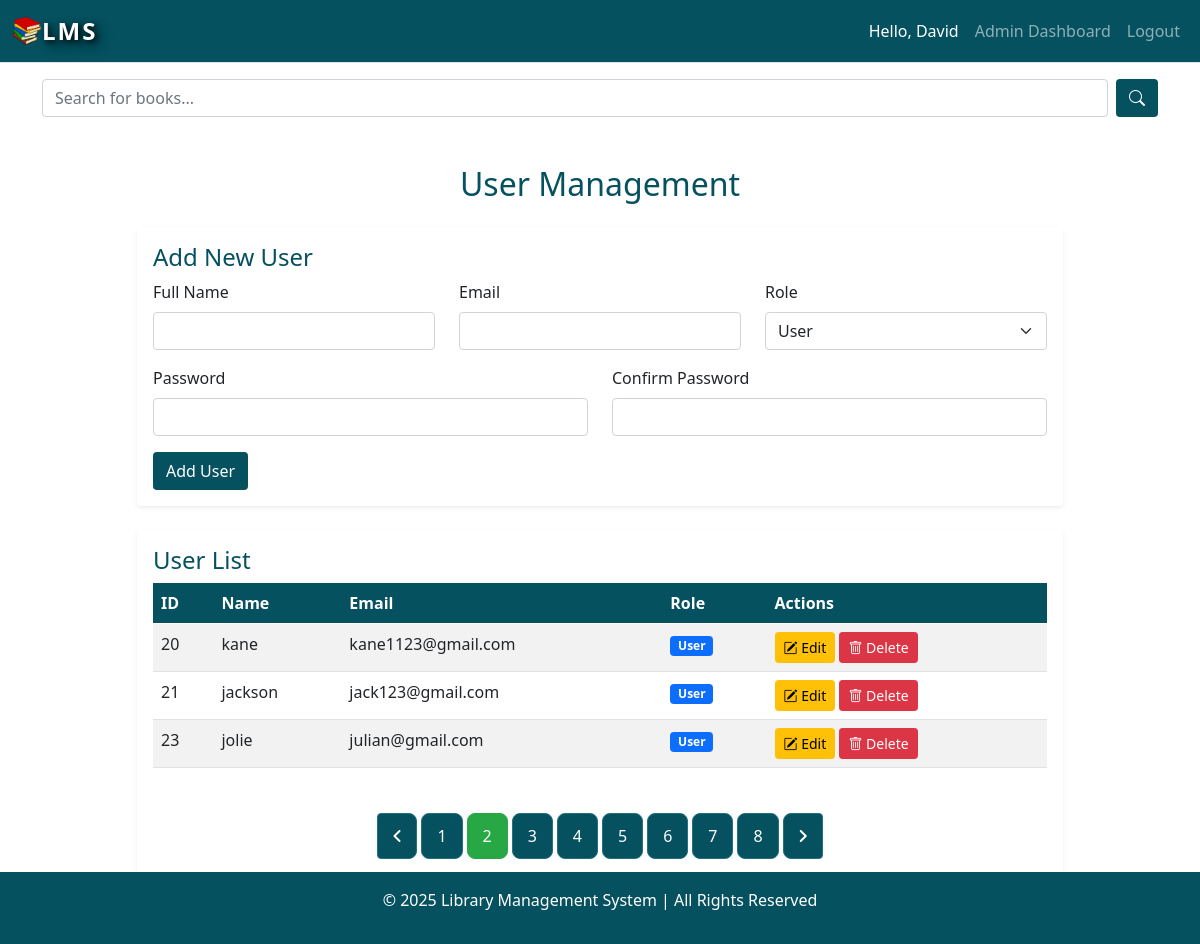
Screenshot of /public/admin/users?page=2 (signed in) with the database file from the repository.
### tables this page shows
CREATE TABLE `users` (
  `id` int(11) NOT NULL,
  `name` varchar(100) NOT NULL,
  `email` varchar(150) NOT NULL,
  `password` varchar(255) NOT NULL,
  `role` enum('admin','user') DEFAULT 'user',
  `created_at` timestamp NOT NULL DEFAULT current_timestamp()
);

### app/controllers/Admin.php (called while the page is built, shortened)
<?php
require_once dirname(__DIR__) . "/models/User.php";
class Admin
{
    public function users()
    {
        $userModel = new User();
        $itemsPerPage = 3;
        $currentPage = isset($_GET['page']) ? (int)$_GET['page'] : 1;
        $offset = ($currentPage - 1) * $itemsPerPage;
        $users = $userModel->getPaginatedUsers($itemsPerPage, $offset);
        $totalUsers = $userModel->getTotalUsers();
        $totalPages = ceil($totalUsers / $itemsPerPage);
        $this->view("admin/users", [
            "users" => $users,
            "totalPages" => $totalPages,
            "currentPage" => $currentPage
        ]);
    }
}
?>

### app/core/App.php (called while the page is built, shortened)
<?php
class App
{
    private $method = 'index';
    private function splitUrl()
    {
        $Url = $_GET['url'] ?? 'home';
        $Url = explode("/", trim($Url, "/"));
        return $Url;
    }
    public function loadController()
    {
        $URL = $this->splitUrl();
        $controllerName = ucfirst(strtolower($URL[0]));
        $baseDir = dirname(__DIR__);
        $controllerFile = $baseDir . "/controllers/" . $controllerName .".php";
        if (file_exists($controllerFile)) {
            unset($URL[0]);
        }else {
            require_once $baseDir."/controllers/_404.php";
            $this->controller = "_404";
        }
        $controller = new $this->controller();
        if (!empty($URL[1]) && method_exists($controller, $URL[1])) {
            $this->method = $URL[1];
            unset($URL[1]);
        }
        call_user_func_array([$controller,$this->method],$URL);
    }
}

### public/index.php (called while the page is built, shortened)
<?php
$app = new App();
$app->loadController();

### app/core/Database.php (called while the page is built, shortened)
<?php
class Database
{
    private static $instance = null;
    private $pdo;
    private function __construct()
    {
        try {
            $dsn = "mysql:host=" . DBHOST . ";dbname=" . DBNAME . ";charset=utf8mb4";
            $this->pdo = new PDO($dsn, DBUSER, DBPASS);
            $this->pdo->setAttribute(PDO::ATTR_ERRMODE, PDO::ERRMODE_EXCEPTION);
            $this->pdo->setAttribute(PDO::ATTR_DEFAULT_FETCH_MODE, PDO::FETCH_ASSOC);
        } catch (PDOException $e) {
            die("Database Connection Error: " . $e->getMessage());
        }
    }
    public static function getInstance()
    {
        if (self::$instance === null) {
            self::$instance = new self();
        }
        return self::$instance;
    }
    public function query($sql, $params = [])
    {
        $stmt = $this->pdo->prepare($sql);
        if (!empty($params) && is_array($params)) {
            $stmt->execute($params);
        } else {
            $stmt->execute();
        }
        return $stmt;
    }
}

### app/core/Model.php (called while the page is built, shortened)
<?php
abstract class Model
{
    protected $db;
    public function __construct()
    {
        $this->db = Database::getInstance();
    }
    public function get_row($query, $data = [])
    {
        $stmt = $this->db->query($query, $data);
        return $stmt ? $stmt->fetch(PDO::FETCH_OBJ) : false;
    }
}

### app/models/User.php (called while the page is built, shortened)
<?php
class User extends Model
{
    protected $table = "users";
    public function getPaginatedUsers($limit, $offset)
    {
        $sql = "SELECT * FROM {$this->table} LIMIT $limit OFFSET $offset";
        return $this->db->query($sql)->fetchAll();
    }
    public function getTotalUsers()
    {
        $sql = "SELECT COUNT(*) as total FROM {$this->table}";
        $result = $this->get_row($sql);
        return $result ? $result->total : 0;
    }
}

### app/views/admin/users.view.php (the view, shortened to what this page needs)
<?php require_once dirname(__DIR__) . "/layouts/header.view.php"; ?>
<div class="container mt-4">
    <h2 class="text-center my-4 my-color">User Management</h2>
    <div class="row">
    <div class="col-md-1"></div>
    <div class="col-md-10">
    <div class="card shadow-sm border-0 mb-4">
        <div class="card-body">
            <h4 class="card-title my-color">Add New User</h4>
            <form action="<?= ROOT ?>/admin/storeUser" method="POST">
                <div class="row">
                    <div class="col-md-4">
                        <label class="form-label">Full Name</label>
                        <input type="text" name="full_name" class="form-control" required>
                    </div>
                    <div class="col-md-4">
                        <label class="form-label">Email</label>
                        <input type="email" name="email" class="form-control" required>
                    </div>
                    <div class="col-md-4">
                        <label class="form-label">Role</label>
                        <select name="role" class="form-select" required>
                            <option value="user">User</option>
                        </select>
                    </div>
                </div>
                <div class="row mt-3">
                    <div class="col-md-6">
                        <label class="form-label">Password</label>
                        <input type="password" name="password" class="form-control" required>
                    </div>
                    <div class="col-md-6">
                        <label class="form-label">Confirm Password</label>
                        <input type="password" name="confirm_password" class="form-control" required>
                    </div>
                </div>
                <button type="submit" class="btn custom-bg text-white mt-3">Add User</button>
            </form>
        </div>
    </div>
    <div class="card shadow-sm border-0 mb-5">
        <div class="card-body">
            <h4 class="card-title my-color">User List</h4>
            <table class="table table-striped">
                <thead class="custom-bg text-white">
                    <tr>
                        <th>ID</th>
                        <th>Name</th>
                        <th>Email</th>
                        <th>Role</th>
                        <th>Actions</th>
                    </tr>
                </thead>
                <tbody>
                    <?php foreach ($users as $user): ?>
                        <tr>
                            <td><?= $user['id']; ?></td>
                            <td><?= htmlspecialchars($user['name']); ?></td>
                            <td><?= htmlspecialchars($user['email']); ?></td>
                            <td>
                                <span class="badge bg-<?= $user['role'] === 'admin' ? 'danger' : 'primary'; ?>">
                                    <?= ucfirst($user['role']); ?>
                                </span>
                            </td>
                            <td>
                                <a href="<?= ROOT ?>/admin/edit/<?= $user['id']; ?>" class="btn btn-warning btn-sm"><i class="bi bi-pencil-square"></i> Edit</a>
                                <button class="btn btn-danger btn-sm" onclick="confirmDelete(<?= $user['id']; ?>)">
                                    <i class="bi bi-trash"></i> Delete
                                </button>
                            </td>
                        </tr>
                    <?php endforeach; ?>
                </tbody>
            </table>
            <br/>
            <div class="d-flex justify-content-center">
                <nav>
                    <ul class="pagination">
                        <li class="page-item <?= ($currentPage <= 1) ? 'disabled' : '' ?>">
                            <a class="page-link" href="?page=<?= max(1, $currentPage - 1) ?>" aria-label="Previous">
                                <i class="fas fa-angle-left"></i>
                            </a>
                        </li>
                        <?php for ($i = 1; $i <= $totalPages; $i++) : ?>
                            <li class="page-item <?= ($i == $currentPage) ? 'active' : '' ?>">
                                <a class="page-link" href="?page=<?= $i ?>"><?= $i ?></a>
                            </li>
                        <?php endfor; ?>
                        <li class="page-item <?= ($currentPage >= $totalPages) ? 'disabled' : '' ?>">
                            <a class="page-link" href="?page=<?= min($totalPages, $currentPage + 1) ?>" aria-label="Next">
                                <i class="fas fa-angle-right"></i>
                            </a>
                        </li>
                    </ul>
                </nav>
            </div>
        </div>
    </div>
    </div>
    <div class="col-md-1"></div>
    </div>
</div>
<?php require_once dirname(__DIR__) . "/layouts/footer.view.php"; ?>

### public/assets/css/style.css (style rules this page uses)
html, body { height: 100%; margin: 0; display: flex; flex-direction: column; }
.bi::before, [class^="bi-"]::before, [class*=" bi-"]::before { display: inline-block; font-family: bootstrap-icons !important; font-style: normal; font-weight: normal !important; font-variant: normal; text-transform: none; line-height: 1; vertical-align: -0.125em; }
.my-color { color: #055160; }
.custom-bg { background-color: #055160 !important; }
.pagination .page-link { color: #fff; background-color: #055160; border: 1px solid #227180; padding: 10px 15px; margin: 5px; border-radius: 8px; transition: all 0.3s ease-in-out; }
.pagination .active .page-link { background-color: #28a745; border-color: #28a745; }

### rows the page displays
users: id "20", name "kane", email "kane1123@gmail.com", role "User"
users: id "21", name "jackson", email "jack123@gmail.com", role "User"
users: id "23", name "jolie", email "julian@gmail.com", role "User"

### other values shown
$_SESSION['user_name'] "David"
